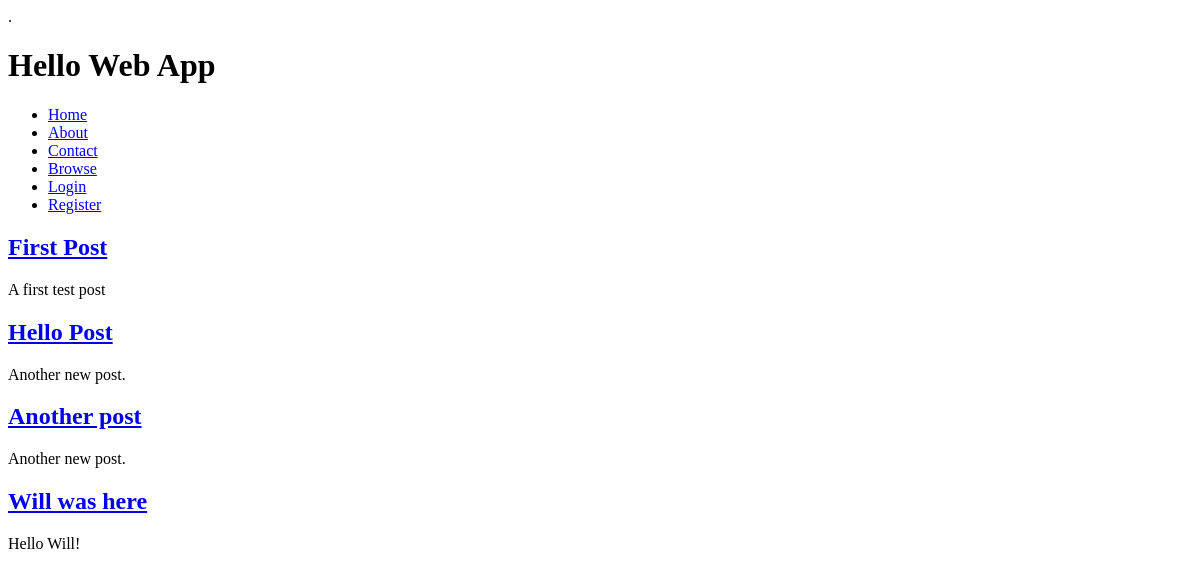
Before: / with the older database file.
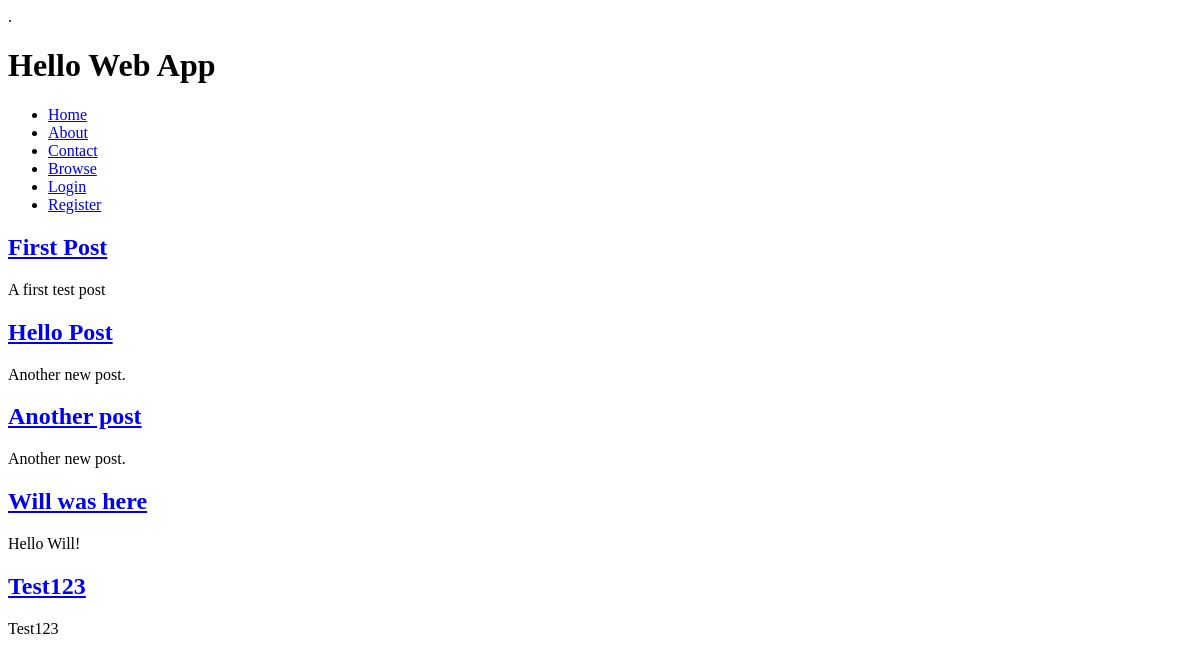
After: the same page with the newer database file.
### collectionapp/models.py (models this page shows)
class Post(models.Model):
    name = models.CharField(max_length=255)
    description = models.TextField()
    slug = models.SlugField(unique=True)
    user = models.OneToOneField(User, blank=True, null=True)

### collectionapp/views.py (the view)
# urls.py: url(r'^$', 'collectionapp.views.index', name='home'),
def index(request):
    posts = Post.objects.all()
    return render(request, 'index.html', {
        'posts': posts,
    })

### collectionapp/templates/index.html (shortened to what this page needs)
{% extends 'layouts/base.html' %}
{% load humanize %}
{% block content %}
    {% for post in posts %}
        <h2><a href="{% url 'post_detail' slug=post.slug %}">
            {{ post.name }}
        </a></h2>
        <p>{{ post.description }}</p>
    {% endfor %}
{% endblock %}

Changed rows visible on the page:
added Post: name "Test123", description "Test123"
